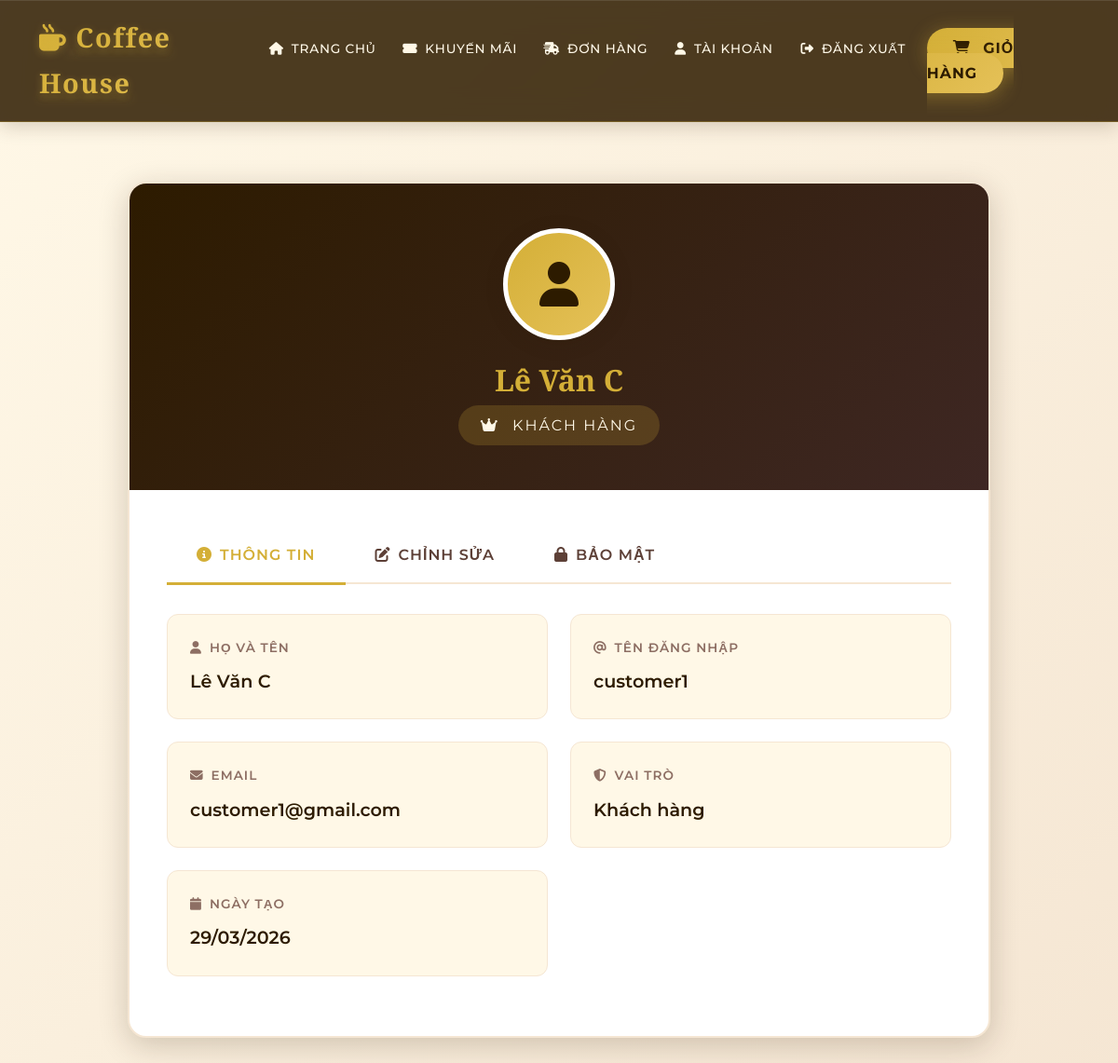
Page /customer/profile.php (signed in) on the committed database.
### tables this page shows
CREATE TABLE users (
    id INT PRIMARY KEY AUTO_INCREMENT,
    username VARCHAR(50) UNIQUE NOT NULL,
    password VARCHAR(255) NOT NULL,
    email VARCHAR(100) UNIQUE,
    full_name VARCHAR(100) NOT NULL,
    phone VARCHAR(20),
    address TEXT,
    avatar VARCHAR(255) DEFAULT NULL,
    role ENUM('admin', 'staff', 'customer') DEFAULT 'customer',
    is_active TINYINT(1) DEFAULT 1,
    created_at TIMESTAMP DEFAULT CURRENT_TIMESTAMP,
    updated_at TIMESTAMP DEFAULT CURRENT_TIMESTAMP ON UPDATE CURRENT_TIMESTAMP,
    reset_token VARCHAR(255) NULL,
    reset_token_expiry DATETIME NULL,
    remember_token VARCHAR(255) NULL,
    token_expiry DATETIME NULL,
    INDEX idx_reset_token (reset_token),
    INDEX idx_email (email),
    INDEX idx_username (username),
    INDEX idx_role (role),
    INDEX idx_is_active (is_active)
);

### customer/profile.php (the view, shortened to what this page needs)
<?php
require_once '../config/init.php';
$user_id = $_SESSION['user_id'];
$stmt = $pdo->prepare("SELECT * FROM users WHERE id = ?");
$stmt->execute([$user_id]);
$user = $stmt->fetch();
?>
<!DOCTYPE html>
<html lang="vi">
<head>
    <link href="https://cdn.jsdelivr.net/npm/bootstrap@5.3.0/dist/css/bootstrap.min.css" rel="stylesheet">
    <link href="https://cdnjs.cloudflare.com/ajax/libs/font-awesome/6.4.0/css/all.min.css" rel="stylesheet">
    <link rel="stylesheet" href="../assets/css/profile.css">
</head>
<body>
    <?php include '../templates/navbar.php'; ?>
    <section class="profile-container">
        <div class="container">
            <div class="row justify-content-center">
                <div class="col-lg-10">
                    <div class="profile-card">
                        <div class="profile-header">
                            <div class="profile-avatar">
                                <?php if (!empty($user['avatar'])): ?>
                                    <img src="../admin/upload/<?php echo htmlspecialchars($user['avatar']); ?>" alt="Avatar">
                                <?php else: ?>
                                    <i class="fas fa-user"></i>
                                <?php endif; ?>
                            </div>
                            <h2 class="profile-name"><?php echo htmlspecialchars($user['full_name']); ?></h2>
                            <span class="profile-role">
                                <i class="fas fa-crown me-2"></i>
                                Khách hàng
                            </span>
                        </div>
                        <div class="profile-body">
                            <ul class="nav nav-tabs nav-tabs-premium" role="tablist">
                                <li class="nav-item">
                                    <a class="nav-link active" data-bs-toggle="tab" href="#info">
                                        <i class="fas fa-info-circle me-2"></i>Thông tin
                                    </a>
                                </li>
                                <li class="nav-item">
                                    <a class="nav-link" data-bs-toggle="tab" href="#edit">
                                        <i class="fas fa-edit me-2"></i>Chỉnh sửa
                                    </a>
                                </li>
                                <li class="nav-item">
                                    <a class="nav-link" data-bs-toggle="tab" href="#security">
                                        <i class="fas fa-lock me-2"></i>Bảo mật
                                    </a>
                                </li>
                            </ul>
                            <div class="tab-content">
                                <div id="info" class="tab-pane fade show active">
                                    <div class="row">
                                        <div class="col-md-6">
                                            <div class="info-item">
                                                <div class="info-label">
                                                    <i class="fas fa-user me-2"></i>Họ và tên
                                                </div>
                                                <div class="info-value">
                                                    <?php echo htmlspecialchars($user['full_name']); ?>
                                                </div>
                                            </div>
                                        </div>
                                        <div class="col-md-6">
                                            <div class="info-item">
                                                <div class="info-label">
                                                    <i class="fas fa-at me-2"></i>Tên đăng nhập
                                                </div>
                                                <div class="info-value">
                                                    <?php echo htmlspecialchars($user['username']); ?>
                                                </div>
                                            </div>
                                        </div>
                                        <div class="col-md-6">
                                            <div class="info-item">
                                                <div class="info-label">
                                                    <i class="fas fa-envelope me-2"></i>Email
                                                </div>
                                                <div class="info-value">
                                                    <?php echo htmlspecialchars($user['email']); ?>
                                                </div>
                                            </div>
                                        </div>
                                        <div class="col-md-6">
                                            <div class="info-item">
                                                <div class="info-label">
                                                    <i class="fas fa-shield-alt me-2"></i>Vai trò
                                                </div>
                                                <div class="info-value">
                                                    Khách hàng
                                                </div>
                                            </div>
                                        </div>
                                        <div class="col-md-6">
                                            <div class="info-item">
                                                <div class="info-label">
                                                    <i class="fas fa-calendar me-2"></i>Ngày tạo
                                                </div>
                                                <div class="info-value">
                                                    <?php echo date('d/m/Y', strtotime($user['created_at'])); ?>
                                                </div>
                                            </div>
                                        </div>
                                    </div>
                                </div>
                            </div>
                        </div>
                    </div>
                </div>
            </div>
        </div>
    </section>
</body>
</html>

### assets/css/profile.css (style rules this page uses)
:root { --coffee-dark: #2D1B00; --coffee-brown: #3E2723; --coffee-medium: #5D4037; --coffee-light: #8D6E63; --cream: #FFF8E7; --cream-dark: #F5E6D3; --gold: #D4AF37; --gold-light: #E5C158; --white: #FFFFFF; --shadow-sm: 0 2px 8px rgba(45, 27, 0, 0.1); --shadow-md: 0 4px 20px rgba(45, 27, 0, 0.15); --shadow-lg: 0 8px 32px rgba(45, 27, 0, 0.2); --transition: all 0.4s cubic-bezier(0.4, 0, 0.2, 1); }
* { margin: 0; padding: 0; box-sizing: border-box; }
body { font-family: 'Montserrat', sans-serif; background: linear-gradient(135deg, var(--cream) 0%, var(--cream-dark) 100%); color: var(--coffee-dark); line-height: 1.7; min-height: 100vh; }
h1, h2, h3, h4, h5 { font-family: 'Cormorant Garamond', serif; font-weight: 600; }
.profile-container { padding: 4rem 0; }
.profile-card { background: var(--white); border-radius: 20px; box-shadow: var(--shadow-lg); overflow: hidden; border: 2px solid var(--cream-dark); }
.profile-header { background: linear-gradient(135deg, var(--coffee-dark) 0%, var(--coffee-brown) 100%); padding: 3rem 2rem; text-align: center; position: relative; }
.profile-avatar { width: 120px; height: 120px; border-radius: 50%; background: linear-gradient(135deg, var(--gold) 0%, var(--gold-light) 100%); display: flex; align-items: center; justify-content: center; margin: 0 auto 1.5rem; font-size: 3rem; color: var(--coffee-dark); border: 5px solid var(--white); box-shadow: var(--shadow-md); }
.profile-name { color: var(--gold); font-size: 2rem; margin-bottom: 0.5rem; font-family: 'Cormorant Garamond', serif; }
.profile-role { color: var(--cream); font-size: 1rem; text-transform: uppercase; letter-spacing: 2px; background: rgba(212, 175, 55, 0.2); padding: 0.5rem 1.5rem; border-radius: 50px; display: inline-block; }
.profile-body { padding: 2.5rem; }
.nav-tabs-premium { border-bottom: 2px solid var(--cream-dark); margin-bottom: 2rem; }
.nav-tabs-premium .nav-link { color: var(--coffee-medium); font-weight: 600; text-transform: uppercase; letter-spacing: 1px; padding: 1rem 2rem; border: none; position: relative; transition: var(--transition); }
.nav-tabs-premium .nav-link::after { content: ''; position: absolute; bottom: -2px; left: 0; width: 0; height: 3px; background: var(--gold); transition: var(--transition); }
.nav-tabs-premium .nav-link.active { color: var(--gold); background: transparent; }
.nav-tabs-premium .nav-link.active::after { width: 100%; }
.info-item { background: var(--cream); padding: 1.5rem; border-radius: 12px; margin-bottom: 1.5rem; border: 1px solid var(--cream-dark); }
.info-label { color: var(--coffee-light); font-size: 0.85rem; text-transform: uppercase; letter-spacing: 1px; margin-bottom: 0.5rem; font-weight: 600; }
.info-value { color: var(--coffee-dark); font-size: 1.2rem; font-weight: 600; }
.profile-avatar { position: relative; overflow: visible; }

### rows in the picture
users: full_name "Lê Văn C", username "customer1", email "customer1@gmail.com", created_at "29/03/2026"
